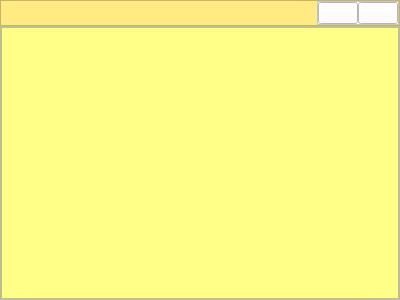
<?xml version="1.0" encoding="UTF-8"?>
<ui version="4.0">
 <class>NoteWindow</class>
 <widget class="QWidget" name="NoteWindow">
  <property name="geometry">
   <rect>
    <x>0</x>
    <y>0</y>
    <width>400</width>
    <height>300</height>
   </rect>
  </property>
  <property name="windowTitle">
   <string>Form</string>
  </property>
  <layout class="QVBoxLayout" name="verticalLayout">
   <property name="spacing">
    <number>0</number>
   </property>
   <property name="leftMargin">
    <number>0</number>
   </property>
   <property name="topMargin">
    <number>0</number>
   </property>
   <property name="rightMargin">
    <number>0</number>
   </property>
   <property name="bottomMargin">
    <number>0</number>
   </property>
   <item>
    <widget class="QFrame" name="frame">
     <property name="styleSheet">
      <string notr="true">background-color: rgb(255, 235, 129);</string>
     </property>
     <property name="frameShape">
      <enum>QFrame::StyledPanel</enum>
     </property>
     <property name="frameShadow">
      <enum>QFrame::Raised</enum>
     </property>
     <layout class="QHBoxLayout" name="horizontalLayout">
      <property name="spacing">
       <number>0</number>
      </property>
      <property name="leftMargin">
       <number>0</number>
      </property>
      <property name="topMargin">
       <number>0</number>
      </property>
      <property name="rightMargin">
       <number>0</number>
      </property>
      <property name="bottomMargin">
       <number>0</number>
      </property>
      <item>
       <spacer name="horizontalSpacer">
        <property name="orientation">
         <enum>Qt::Horizontal</enum>
        </property>
        <property name="sizeHint" stdset="0">
         <size>
          <width>320</width>
          <height>20</height>
         </size>
        </property>
       </spacer>
      </item>
      <item>
       <widget class="QFrame" name="frame_3">
        <property name="styleSheet">
         <string notr="true">background-color: rgb(255, 255, 255);</string>
        </property>
        <property name="frameShape">
         <enum>QFrame::StyledPanel</enum>
        </property>
        <property name="frameShadow">
         <enum>QFrame::Raised</enum>
        </property>
        <layout class="QHBoxLayout" name="horizontalLayout_3">
         <property name="spacing">
          <number>0</number>
         </property>
         <property name="leftMargin">
          <number>0</number>
         </property>
         <property name="topMargin">
          <number>0</number>
         </property>
         <property name="rightMargin">
          <number>0</number>
         </property>
         <property name="bottomMargin">
          <number>0</number>
         </property>
         <item>
          <widget class="QPushButton" name="btn_showmain">
           <property name="text">
            <string/>
           </property>
           <property name="icon">
            <iconset resource="../noteslot.qrc">
             <normaloff>:/icons/resources/icons/gear.png</normaloff>:/icons/resources/icons/gear.png</iconset>
           </property>
          </widget>
         </item>
         <item>
          <widget class="QPushButton" name="btn_hide">
           <property name="text">
            <string/>
           </property>
           <property name="icon">
            <iconset resource="../noteslot.qrc">
             <normaloff>:/icons/resources/icons/close.png</normaloff>:/icons/resources/icons/close.png</iconset>
           </property>
          </widget>
         </item>
        </layout>
       </widget>
      </item>
     </layout>
    </widget>
   </item>
   <item>
    <widget class="QFrame" name="frame_2">
     <property name="frameShape">
      <enum>QFrame::StyledPanel</enum>
     </property>
     <property name="frameShadow">
      <enum>QFrame::Raised</enum>
     </property>
     <layout class="QHBoxLayout" name="horizontalLayout_2">
      <property name="spacing">
       <number>0</number>
      </property>
      <property name="leftMargin">
       <number>0</number>
      </property>
      <property name="topMargin">
       <number>0</number>
      </property>
      <property name="rightMargin">
       <number>0</number>
      </property>
      <property name="bottomMargin">
       <number>0</number>
      </property>
      <item>
       <widget class="QTextEdit" name="textEdit_note">
        <property name="styleSheet">
         <string notr="true">background-color: rgb(255, 255, 136);</string>
        </property>
       </widget>
      </item>
     </layout>
    </widget>
   </item>
  </layout>
 </widget>
 <resources>
  <include location="../noteslot.qrc"/>
 </resources>
 <connections/>
</ui>
